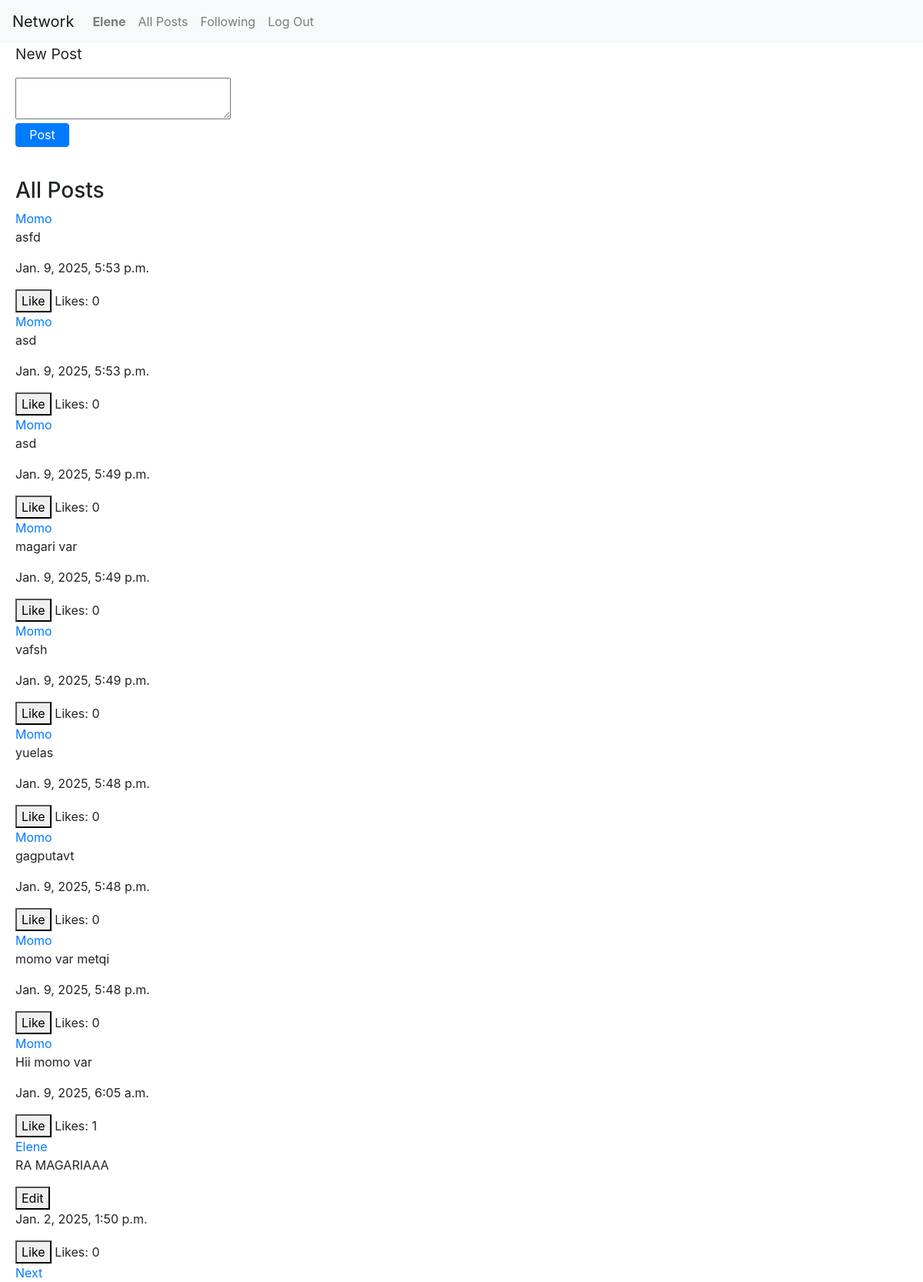
/ (signed in), run on the app's committed database.
### network/models.py (models this page shows, shortened)
class User(AbstractUser):
    name = models.CharField(max_length=64, blank=True)
    following = models.ManyToManyField('self', symmetrical=False, related_name='followers')

class Post(models.Model):
    user = models.ForeignKey(User, on_delete=models.CASCADE, related_name='posts')  #link post to the user
    body = models.TextField()
    timestamp = models.DateTimeField(auto_now_add=True) #automatically sets the time
    likes = models.ManyToManyField(User, related_name="liked_posts", blank=True)

### network/views.py (the view)
# urls.py: path("", views.index, name="index"),
def index(request):
    post_list = Post.objects.all().order_by("-timestamp")
    paginator = Paginator(post_list, 10)  # 10 posts
    page_number = request.GET.get('page')
    posts = paginator.get_page(page_number)
    return render(request, "network/index.html", {
        "posts": posts
    })

### network/templates/network/index.html (shortened to what this page needs)
{% extends "network/layout.html" %} {% block body %}
<div class="create-container">
	{% if request.user.is_authenticated %}
	<p class="new-post-header">New Post</p>
	<form class="create-form" action="{% url 'newpost' %}" method="POST">
		<textarea name="body"></textarea>
		<input type="submit" value="Post" class="create-post-btn btn btn-primary" />
	</form>
	{% else %}
	<p>Please log in to create a post.</p>
	{% endif %}
</div>
<div class="all-posts-container">
	<div class="post-list">
		<h3>All Posts</h3>
		{% for post in posts %}
		<div class="post" id="post-{{ post.id }}">
			<a href="{% url 'profile' post.user.username %}"
				>{{ post.user.username }}</a
			>
			<div class="post-content" id="content-{{ post.id }}">
				<p class="post-body" id="post-body-{{ post.id }}">{{post.body}}</p>
				{% if user == post.user %}
				<button class="edit-btn" data-post-id="{{ post.id }}">Edit</button>
				{% endif %}
			</div>
			<p>{{post.timestamp}}</p>
			{% if user.is_authenticated %}
			<button class="like-btn" data-post-id="{{ post.id }}">
				{% if user in post.likes.all %} Unlike {% else %} Like {% endif %}
			</button>
			{% endif %}
			<span id="likes-{{ post.id }}" class="likes-count"
				>Likes: {{ post.likes.count }}</span
			>
		</div>
		{% endfor %}
		<div class="pagination">
			 {% if posts.has_next %}
			<a href="?page={{ posts.next_page_number }}">Next</a>
			{% endif %}
		</div>
	</div>
</div>
{% endblock %}

### network/templates/network/layout.html (shortened to what this page needs)
{% load static %}
<!DOCTYPE html>
<html lang="en">
	<head>
		<link
			rel="stylesheet"
			href="https://stackpath.bootstrapcdn.com/bootstrap/4.4.1/css/bootstrap.min.css"
		/>
		<link href="{% static 'network/styles.css' %}" rel="stylesheet" />
	</head>
	<body>
		<nav class="navbar navbar-expand-lg navbar-light bg-light">
			<a class="navbar-brand" href="#">Network</a>
			<div class="layout-div">
				<ul class="navbar-nav mr-auto">
					{% if user.is_authenticated %}
					<li class="nav-item">
						<a class="nav-link" href="#"
							><strong>{{ user.username }}</strong></a
						>
					</li>
					{% endif %}
					<li class="nav-item">
						<a class="nav-link" href="{% url 'index' %}">All Posts</a>
					</li>
					{% if user.is_authenticated %}
					<li class="nav-item">
						<a class="nav-link" href="{% url 'following' %}">Following</a>
					</li>
					<li class="nav-item">
						<a class="nav-link" href="{% url 'logout' %}">Log Out</a>
					</li>
					{% endif %}
				</ul>
			</div>
		</nav>
		<div class="body">{% block body %} {% endblock %}</div>
	</body>
</html>

### network/static/network/styles.css (style rules this page uses)
.create-container { height: 25%; width: 25%; padding-left: 20px; }
.create-form { display: flex; flex-direction: column; width: 100%; height: 100%; }
.create-post-btn { margin-top: 5px; width: 25%; padding-top: 2px; padding-bottom: 3px; }
.new-post-header { font-size: 1.2em; }
.post-list { list-style-type: none; padding-left: 20px; margin-top: 40px; }

### data on the page
User: username "Elene"
Post: user.username "Momo", body "asfd", timestamp "Jan. 9, 2025, 5:53 p.m.", shows "Like", likes.count "0"
Post: user.username "Momo", body "asd", timestamp "Jan. 9, 2025, 5:53 p.m.", shows "Like", likes.count "0"
Post: user.username "Momo", body "asd", timestamp "Jan. 9, 2025, 5:49 p.m.", shows "Like", likes.count "0"
Post: user.username "Momo", body "magari var", timestamp "Jan. 9, 2025, 5:49 p.m.", shows "Like", likes.count "0"
Post: user.username "Momo", body "vafsh", timestamp "Jan. 9, 2025, 5:49 p.m.", shows "Like", likes.count "0"
Post: user.username "Momo", body "yuelas", timestamp "Jan. 9, 2025, 5:48 p.m.", shows "Like", likes.count "0"
Post: user.username "Momo", body "gagputavt", timestamp "Jan. 9, 2025, 5:48 p.m.", shows "Like", likes.count "0"
Post: user.username "Momo", body "momo var metqi", timestamp "Jan. 9, 2025, 5:48 p.m.", shows "Like", likes.count "0"
Post: user.username "Momo", body "Hii momo var", timestamp "Jan. 9, 2025, 6:05 a.m.", shows "Like", likes.count "1"
Post: user.username "Elene", body "RA MAGARIAAA", timestamp "Jan. 2, 2025, 1:50 p.m.", shows "Like", likes.count "0"
